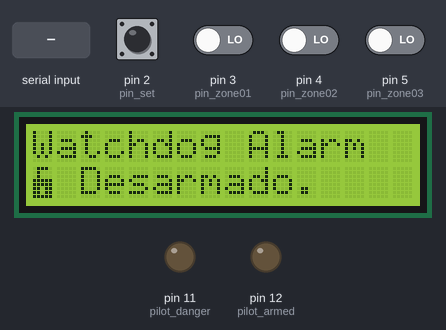
Bench run of a sketch on a simulated Arduino Uno, built with avr-gcc and run on an emulated ATmega328P. Parts: 16×2 character LCD, output pins drawn as LEDs (lit = HIGH). Dashed ring = blinking. Inputs (shaded band) come from the test bench; at power-on: pin 2 (pin_set), pin 3 (pin_zone01), pin 4 (pin_zone02), pin 5 (pin_zone03) LOW. What the sketch prints to the serial monitor is not drawn.

Above: at 1.2 s.
1.3 s: pin 2 (pin_set) pulled HIGH for 0.15 s
At 2.8 s:
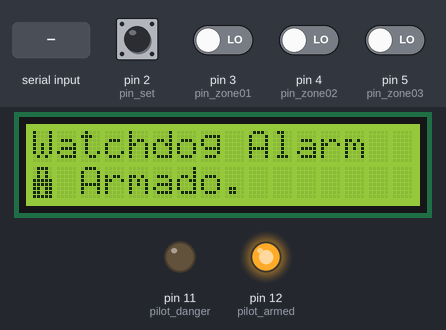
2.9 s: pin 3 (pin_zone01) driven HIGH
At 3.05 s:
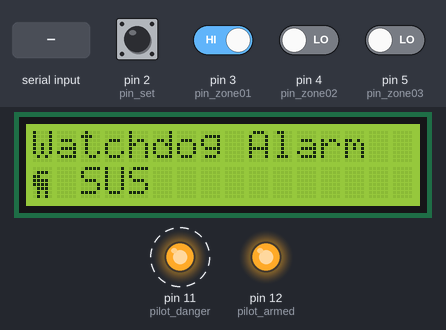
5.1 s: "0" received over Serial
At 6.2 s:
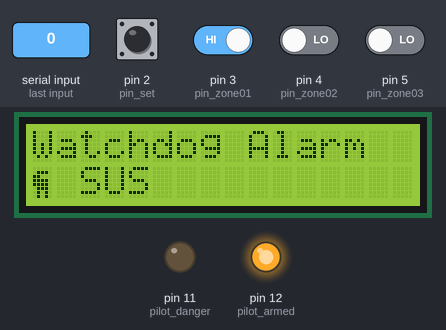
12.2 s: pin 2 (pin_set) pulled HIGH for 1 s
At 13.4 s:
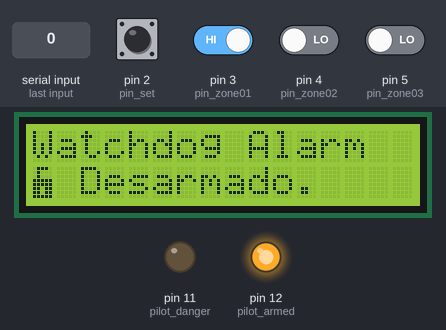
Timing chart, 0 to 16.1 s (numbered marks = the images above; inputs shaded):
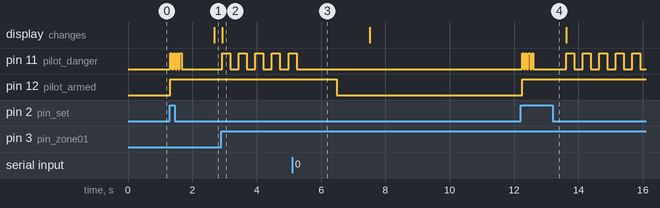

The sketch:

alarm_firmware.ino
```cpp
// CharlieFuu69
// (2022) The Watchdog Project

// Script: Arduino UNO R3 - Firmware de centralita.

/* ---------------------------------------------------------------------------------------------------------------- */

/* DISTRIBUCIÓN DE PINES

Display LCD
- A4: Datos (SDA).
- A5: Clock (SCL).

Pilotos LED
- D11: LED alarma disparada.
- D12: LED armado.

Sensores
- D2: Switch armado/desarmado.
- D3: Zona 1.
- D4: Zona 2.
- D5: Zona 3.
*/

// Librerías
#include <Wire.h>
#include <LiquidCrystal_I2C.h>

/*----------------------------------------------------------------------------------------------------------------- */
// Ajustes generales

// Status de alarma, zonas y buzzer de alerta.
String alarm_status = "DISARMED";
String zone_status[3] = {"WAIT", "WAIT", "WAIT"};
bool alarm_activated = false;


// Distribución de pines y pantalla LCD
int i2c_adress = 0x27;

int pilot_armed = 12;
int pilot_danger = 11;

int pin_set = 2; // Botón armado/desarmadsso

int pin_zone01 = 3;
int pin_zone02 = 4;
int pin_zone03 = 5;


/* ---------------------------------------------------------------------------------------------------------------- */
// Pantalla LCD

// Instancia
LiquidCrystal_I2C lcd(i2c_adress, 16, 2);

// Símbolos
byte sym_alarm_disarmed[8] {0x0E, 0x08, 0x08, 0x1F, 0x1F, 0x1B, 0x1B, 0x1F};
byte sym_alarm_armed[8] {0x0E, 0x0A, 0x0A, 0x1F, 0x1F, 0x1B, 0x1B, 0x1F};
byte sym_alarm_intruder[8] {0x00, 0x0E, 0x18, 0x1E, 0x1E, 0x0E, 0x0A, 0x0A};


/*----------------------------------------------------------------------------------------------------------------- */
// Funciones de preparación

// Inicialización (Secuencia única)
void setup() {
    Serial.begin(38400);

    lcd.init();
    lcd.backlight();

    // Status de alarma (General)
    pinMode(pilot_armed, OUTPUT); // Piloto armado/desarmado
    pinMode(pilot_danger, OUTPUT); // Piloto de zona vulnerada
    pinMode(pin_set, INPUT); // Botón de set.

    // Sensores (Zonas)
    pinMode(pin_zone01, INPUT); // Zona 1
    pinMode(pin_zone02, INPUT); // Zona 2
    pinMode(pin_zone03, INPUT); // Zona 3

    // Registro de símbolos
    lcd.createChar(0, sym_alarm_disarmed);
    lcd.createChar(1, sym_alarm_armed);
    lcd.createChar(2, sym_alarm_intruder);

    lcd.setCursor(0,0);
    lcd.print("Watchdog Alarm");
}

/*----------------------------------------------------------------------------------------------------------------- */
// Funciones de secuencias simples

void buzzer_alarm_armed() {
    /* Secuencia de beeps para alarma armada */
    int beep_counter = 0;

    while (beep_counter < 4){
        digitalWrite(pilot_danger, HIGH);
        delay(50);
        digitalWrite(pilot_danger, LOW);
        delay(50);

        beep_counter += 1;
    }
}


void buzzer_alarm_activated() {
    /* Secuencia de beeps de alarma activada (vulnerada) */
    digitalWrite(pilot_danger, HIGH);
    delay(250);
    digitalWrite(pilot_danger, LOW);
    delay(150);
}


/*----------------------------------------------------------------------------------------------------------------- */
// Funciones de procesamiento de datos y actividad

void activity_listener() {
    /* Esta función busca actividad no permitida en las zonas instaladas. */

    lcd.setCursor(0,1);

    if (alarm_status == "ARMED") {
        for (int i = 0; i < 3; i++) {
            if (zone_status[i] == "UNLOCKED") {
                alarm_activated = true;
                break;
            }
        }

        if (alarm_activated) {
            lcd.write(2);
            lcd.print(" SUS          ");
            buzzer_alarm_activated();
        }
        else {
            lcd.write(1);
            lcd.print(" Armado.       ");
        }
    }
    else {
        lcd.write(0);
        lcd.print(" Desarmado.    ");
    }
}


void stream_data(String status, String z1, String z2, String z3) {
    /* Esta función crea el formato de los datos principales de actividad con estilo JSON
    y los imprime para la posterior lectura del cliente. */

    String data_strip = "{\"alarm_status\" : \"" + status + "\", \"z01\" : \"" + z1 + "\", \"z02\" : \"" + z2 + "\" , \"z03\" : \"" + z3 + "\"}\n";

    if (!alarm_activated){
        Serial.print(data_strip);
    }
}


String zone(int zone_pin) {
    /* Esta función devuelve "LOCKED" en caso de que el sensor de la zona "zone_pin" no
    tenga actividad de intrusos. */

    return (zone_pin == 0) ? "LOCKED":"UNLOCKED";
}


/*----------------------------------------------------------------------------------------------------------------- */
// Ejecución constante (Bucle)

void loop() {
    // Recepción de datos (puerto serie)
    String stream_read = "NULL";

    if (Serial.available() > 0) {
        stream_read = Serial.readString();
    }

    // Entradas digitales
    int alarm_set = digitalRead(pin_set);

    zone_status[0] = zone(digitalRead(pin_zone01));
    zone_status[1] = zone(digitalRead(pin_zone02));
    zone_status[2] = zone(digitalRead(pin_zone03));

    // Ajuste de armado/desarmado
    if ((alarm_set == 1 || stream_read == "1") && alarm_status == "DISARMED"){
        alarm_status = "ARMED";
        digitalWrite(pilot_armed, HIGH);

        buzzer_alarm_armed();
        delay(950);
    }
    else if ((alarm_set == 1 || stream_read == "0") && alarm_status == "ARMED") {
        alarm_status = "DISARMED";
        alarm_activated = false;
        digitalWrite(pilot_armed, LOW);
        digitalWrite(pilot_danger, LOW);
        delay(1000);
    }

    // Procesado, entrega de datos y escucha de actividad
    stream_data(alarm_status, zone_status[0], zone_status[1], zone_status[2]);
    activity_listener();

    delay(100);
}
```

Measured:
- after the input at 1.3 s, pin 11 (pilot_danger): alternates HIGH for 0.05 s and LOW for 0.05 s, 8 changes in all, then stays LOW, starting at once; pin 12 (pilot_armed): LOW → HIGH at once; the display: changes after 1.4 s (image 1)
- after the input at 2.9 s, pin 11 (pilot_danger): alternates HIGH for 0.25 s and LOW for 0.27 s, starting at once; the display: changes at once (image 2)
- after the input at 5.1 s, pin 11 (pilot_danger): goes on until 5.2 s, then stays LOW; pin 12 (pilot_armed): HIGH → LOW after 1.4 s
- after the input at 12.2 s, pin 11 (pilot_danger): goes 3 × (HIGH 0.05 s, LOW 0.05 s), HIGH 0.05 s, LOW 1.0 s, 4 × (HIGH 0.25 s, LOW 0.27 s), HIGH 0.25 s, then LOW, starting after 0.05 s; pin 12 (pilot_armed): LOW → HIGH after 0.05 s
